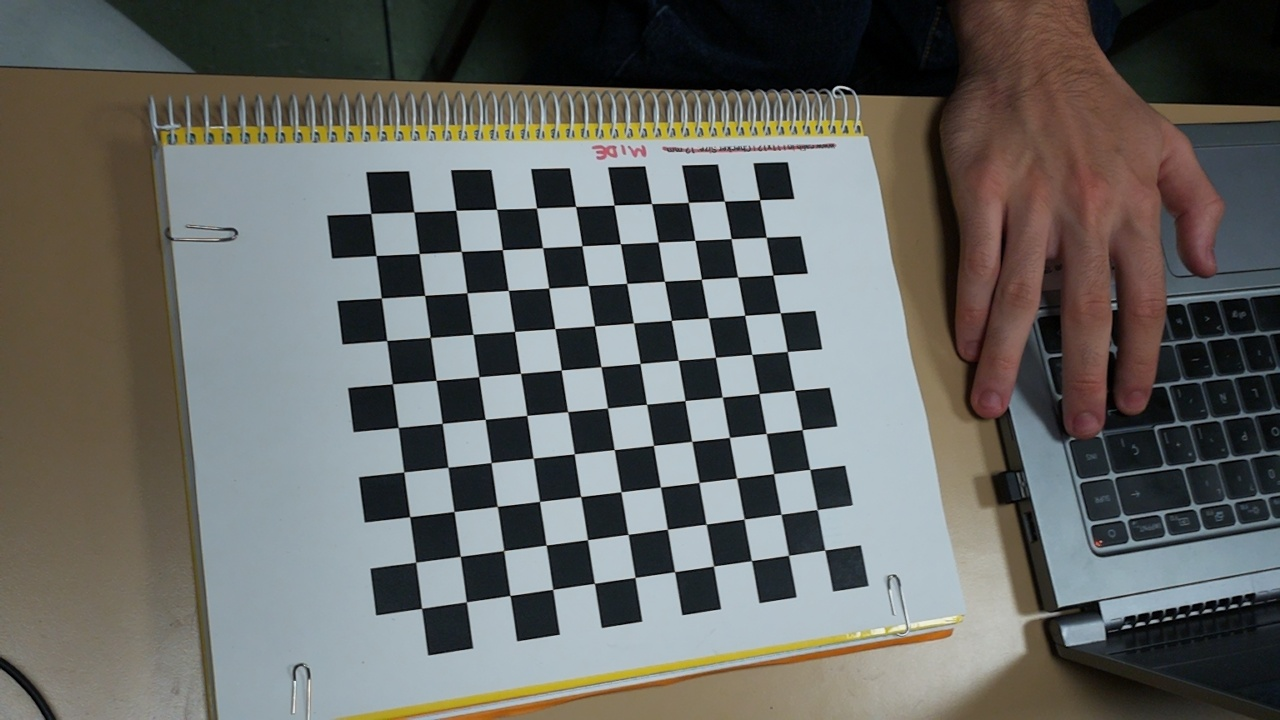
#> input picture calibration_images/image_0.jpg, 1280 x 720 px; its folder holds 4 pictures in this run
$ python camera_calibration.py
#> lines starting #> are read from the running program, lines starting #| are printed output that depends on the picture
import cv2
import glob
import copy
import math
import numpy as np
import imageio
import matplotlib.pyplot as plt

from pprint import pprint as pp
import os

def load_images(filenames):
    #DeprecationWarning: Starting with ImageIO v3 the behavior of this function will switch to that of iio.v3.imread. To keep the current behavior (and make this warning disappear) use `import imageio.v2 as imageio` or call `imageio.v2.imread` directly.
    #return [imageio.imread(filename) for filename in filenames]
    #To fix the warning:
    return [imageio.v3.imread(filename) for filename in filenames]
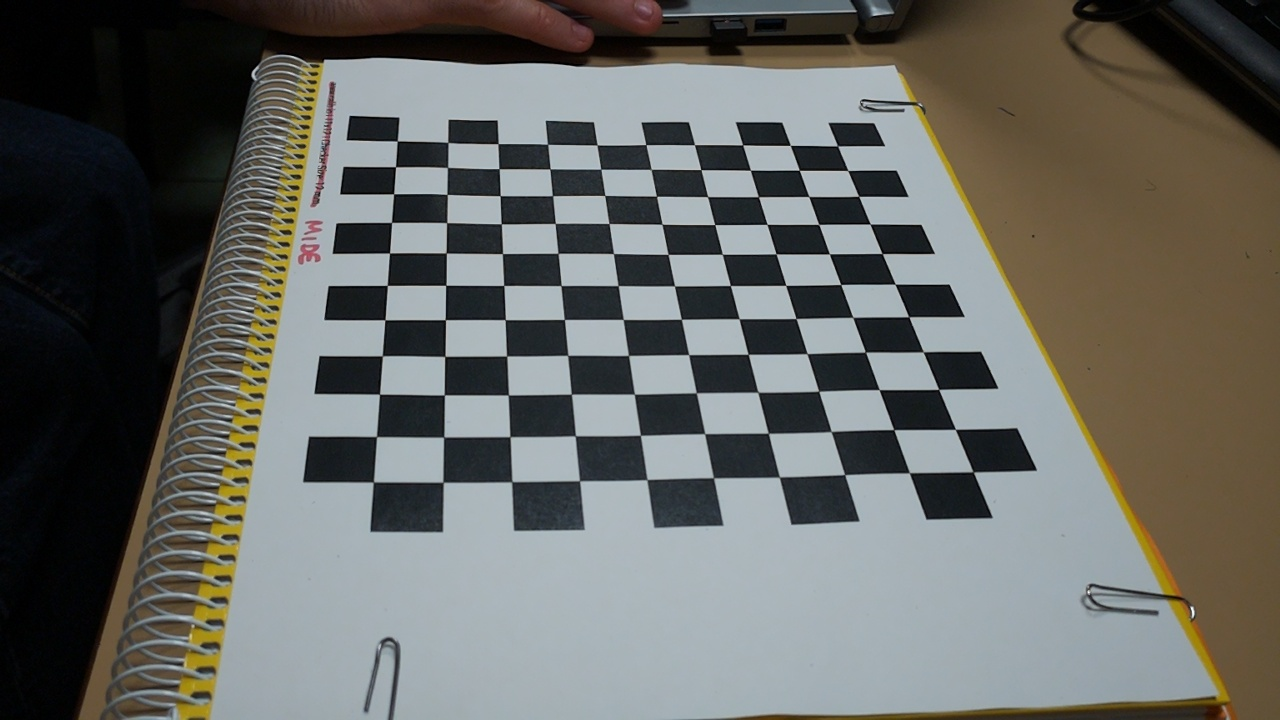
#> input picture calibration_images/image_1.jpg, 1280 x 720 px
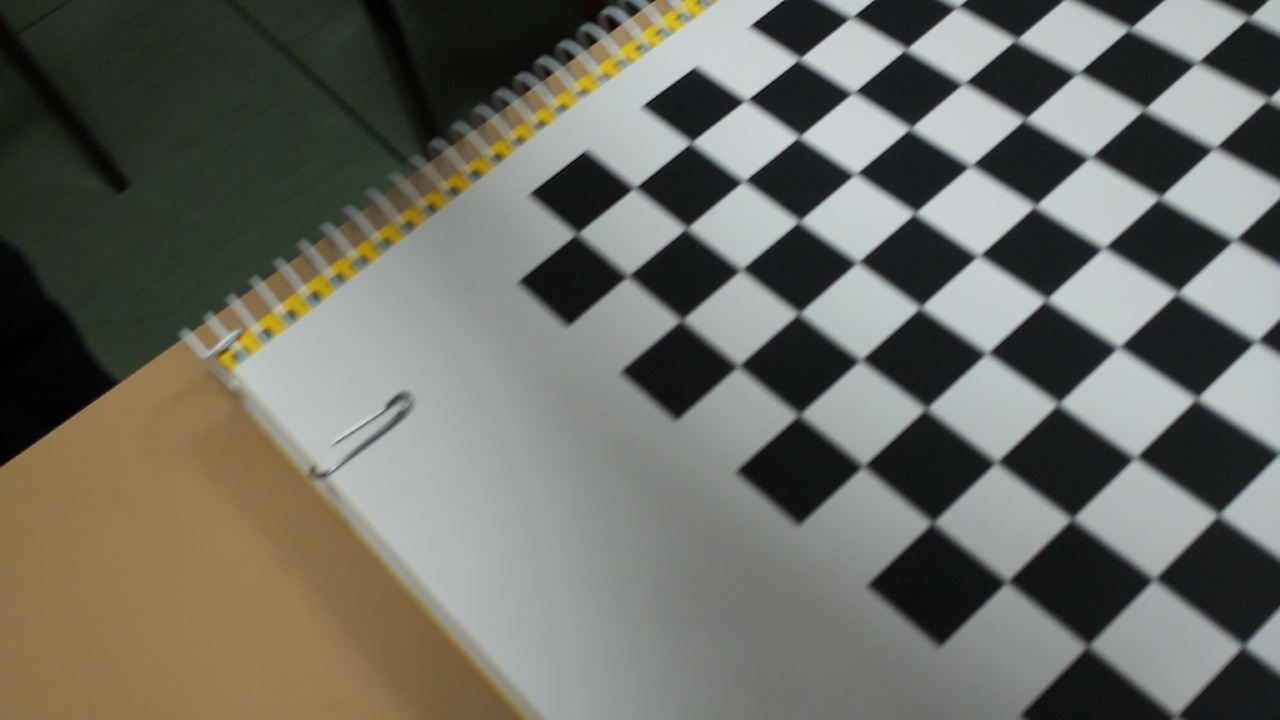
#> input picture calibration_images/image_10.jpg, 1280 x 720 px
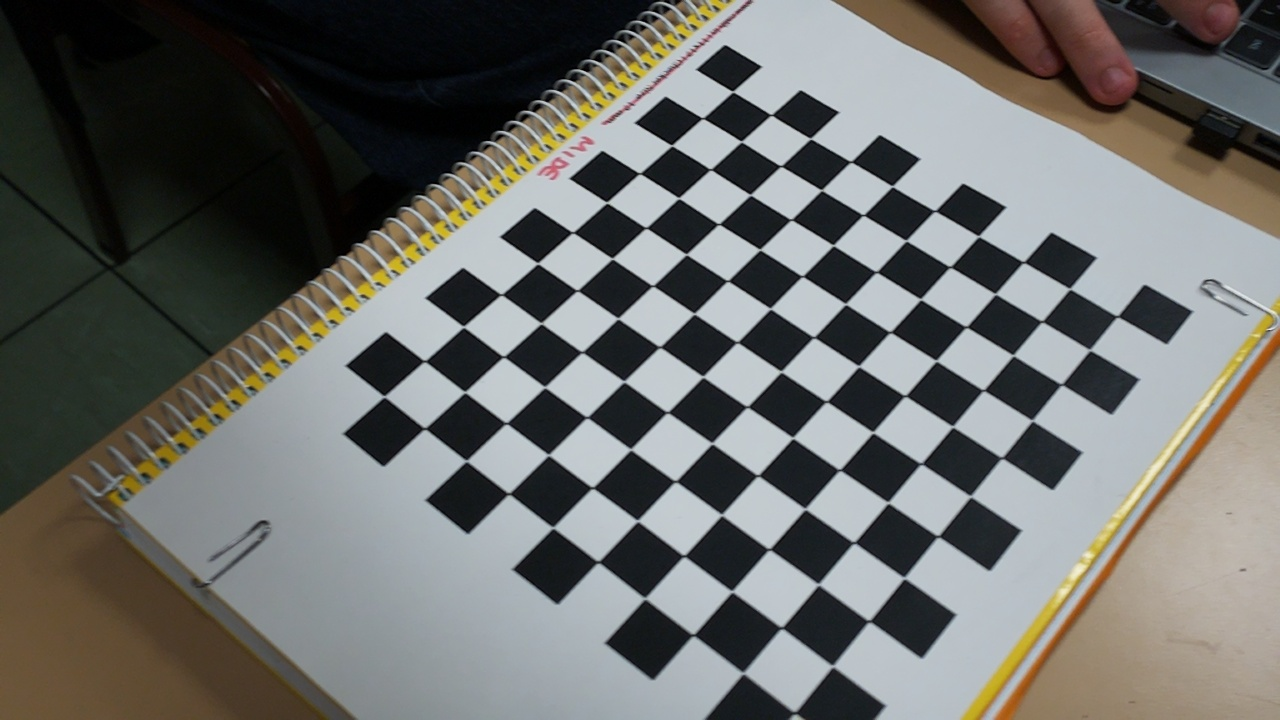
#> input picture calibration_images/image_11.jpg, 1280 x 720 px

def get_chessboard_points(chessboard_shape, dx, dy):
    #IMPLEMENT this function. It shall return a vector of 3 components where the third is zero.
    #N = chessboard_shape[0] * chessboard_shape[1]
    points = [[i*dx, j*dy, 0] for i in range(chessboard_shape[0]) for j in range(chessboard_shape[1])]
    return np.array(points, dtype=np.float32)

def drawChessboardCorners(imgs_bw, corners):
    imgs_painted = []
    for i, cor in zip(imgs_bw, corners):
        if cor is not None and cor.any():
            cv2.drawChessboardCorners(i, (11, 10), cor, True)
            imgs_painted.append(i)
    return imgs_painted

#Load images
root = os.getcwd()
path_r = os.path.join(root, "calibration_images")
filenames_r = [i for i in glob.glob(path_r + '/*.jpg')]
imgs_r = load_images(filenames_r)
#> imgs_r = 4 items
imgs_to_iter = load_images(filenames_r)
#> imgs_to_iter = 4 items

print(f"Numero de imagenes: {len(imgs_r)}\n")
#| Numero de imagenes: 4
#Get corners
corners_r = []

#print(f"Numero de imagenes pre-check: {len(imgs_r)}\n")

imgs_r_2 = []
for i, img in enumerate(imgs_to_iter):
    ret, c = cv2.findChessboardCorners(img, (11, 10)) #, None
    print(f"Imagen {i}: {ret}")
    print(c)
    # ret es un booleano que indica si se ha encontrado el tablero
    if ret:
        corners_r.append(c)
        imgs_r_2.append(img)
#> this loop made 4 passes
#> ret on passes 1 to 4: True, True, False, False
#> (printed output is left out)
#> after the loop, corners_r = 2 items; imgs_r_2 = 2 items
imgs_r = imgs_r_2
#> imgs_r = 2 items

#print(f"Numero de imagenes post-check: {len(imgs)}")
#print(f"Numero de corners post-check: {len(corners)}\n")

# OPTIONAL => cornerSubPix is a destructive function. so we need to copy corners to avoid data loss
corners2 = copy.deepcopy(corners_r)
#> corners2 = 2 items

# termination criteria (https://docs.opencv.org/3.1.0/dc/dbb/tutorial_py_calibration.html)
criteria = (cv2.TERM_CRITERIA_EPS + cv2.TERM_CRITERIA_MAX_ITER, 30, 0.01)

# utilizaremos la función de openCV "cornerSubPix" para refinar el valor de las esquinas calculadas. OJO que esta función necesita
# que las imágenes del patrón de calibración estén en escala de grises primero
# PASA Cada una de las imagenes la volvemos a blanco y negro
imgs_grey = [cv2.cvtColor(img, cv2.COLOR_BGR2GRAY) for img in imgs_r] # list of all images in black and white
#> imgs_grey = 2 items
#> img is the input picture: shape (720, 1280, 3); mean R, G, B 106.8, 107.5, 104.4

# For each image and corners we are going to use cornerSubPix
# cornersRefined = [cv2.cornerSubPix(i, cor[1], (11, 10), (-1, -1), criteria) if cor[0] else [] for i, cor in zip(imgs_grey, corners2)]
# pp(cornersRefined)

cornersRefined = []
print(len(imgs_grey))
print(len(corners2))
for i, cor in zip(imgs_grey, corners2):
    if cor is not None and cor.any():
        refined = cv2.cornerSubPix(i, cor, (11, 10), (-1, -1), criteria)
        cornersRefined.append(refined)
#> this loop made 2 passes
#> after the loop, cornersRefined = 2 items

imgs2 = copy.deepcopy(imgs_r)
#> imgs2 = 2 items
imgs_painted = drawChessboardCorners(imgs2[:], cornersRefined)
#> the loop in drawChessboardCorners, `for i, cor in zip(imgs_bw, corners):` made 2 passes
#> imgs_painted = 2 items

# display 3 images
plt.figure(figsize=(20, 20))
plt.subplot(131)
plt.imshow(imgs_painted[0])
plt.subplot(132)
plt.imshow(imgs_painted[1])
plt.subplot(133)
#> (the run stopped early here; a loop or call above may not have finished)
